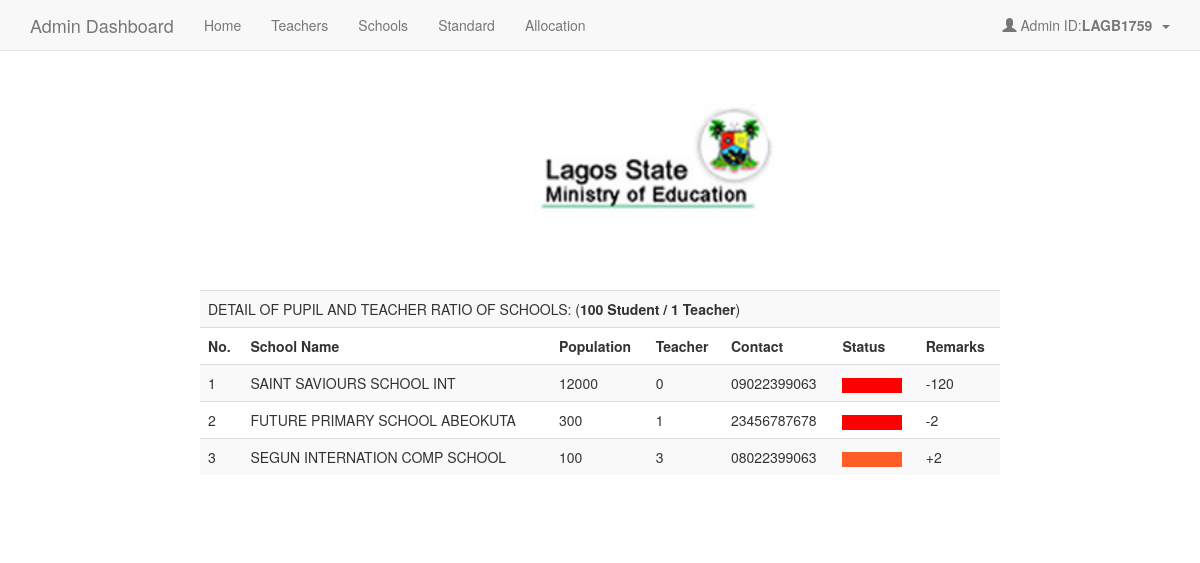
Page /login/detail.php (signed in) on the committed database.
### tables this page shows
CREATE TABLE `users` (
  `userId` int(11) NOT NULL,
  `userName` varchar(30) NOT NULL,
  `userEmail` varchar(60) NOT NULL,
  `userPass` varchar(255) NOT NULL
);

CREATE TABLE `standard_tbl` (
  `SN` int(255) NOT NULL,
  `standard_id` varchar(255) NOT NULL,
  `standard_name` varchar(255) NOT NULL,
  `standard_ratio` varchar(255) NOT NULL,
  `active` int(255) NOT NULL
);

CREATE TABLE `school_tbl` (
  `SN` int(255) NOT NULL,
  `school_id` varchar(255) NOT NULL,
  `school_name` varchar(255) NOT NULL,
  `school_location` varchar(255) NOT NULL,
  `school_contact` varchar(255) NOT NULL,
  `school_address` varchar(255) NOT NULL,
  `student_population` varchar(255) NOT NULL
);

### login/detail.php (the view, shortened to what this page needs)
<?php
	$conn = mysqli_connect('localhost','root','','lagoseduboard');
	$res=mysqli_query($conn,"SELECT * FROM users WHERE userId=".$_SESSION['user']);
	$userRow=mysqli_fetch_array($res);
?>
<!DOCTYPE html>
<html>
<head>
<link rel="stylesheet" href="assets/css/bootstrap.min.css">
<link rel="stylesheet" href="style.css" type="text/css" />
</head>
<body>
	<nav class="navbar navbar-default navbar-fixed-top">
      <div class="container">
        <div class="navbar-header">
          <a class="navbar-brand" href="#">Admin Dashboard </a>
        </div>
        <div id="navbar" class="navbar-collapse collapse">    <ul class="nav navbar-nav">            <li><a href="detail.php">Home</a></li><li><a href="teacher.php">Teachers</a></li>
            <li><a href="school.php">Schools</a></li>
<li><a href="standard.php">Standard</a></li>
<li><a href="assign.php">Allocation</a></li>
          </ul>
          <ul class="nav navbar-nav navbar-right">
            <li class="dropdown">
              <a href="#" class="dropdown-toggle" data-toggle="dropdown" role="button" aria-haspopup="true" aria-expanded="false">
			  <span class="glyphicon glyphicon-user"></span>&nbsp;Admin ID:<strong><?php echo $userRow['userName']; ?> </strong>&nbsp;<span class="caret"></span></a>
</li>
          </ul>
        </div>
      </div>
    </nav>
	<div id="wrapper">
<div style="background-image: url(onlineapp/ccslogo/header.jpg); background-repeat: no-repeat center center; background-size: cover; height: 200px"></div>
	<div class="container"><br>
	  <div class="col-lg-12">
		<div class="row">
			<div id="form-content"><br>
<table width="100%" border="0" class="table table-striped">
  <tr><?php $detailrate = mysqli_query($conn,"SELECT * FROM standard_tbl WHERE active='1'");
$rowrate=mysqli_fetch_array($detailrate);
$rate=$rowrate['standard_ratio'];
?>
    <td colspan="7">DETAIL OF PUPIL AND TEACHER RATIO OF SCHOOLS: (<strong><?php echo $rate." Student"." / "."1 Teacher"; ?></strong>)</td>
    </tr>
  <tr>
    <td><strong>No.</strong></td>
    <td><strong>School Name</strong></td>
    <td><strong>Population</strong></td>
    <td><strong>Teacher</strong></td>
    <td><strong>Contact</strong></td>
    <td><strong>Status</strong></td>
    <td><strong>Remarks</strong></td>
<?php
$conn = mysqli_connect('localhost','root','','lagoseduboard');
$detaila = mysqli_query($conn,"SELECT * FROM school_tbl");
$detailrate = mysqli_query($conn,"SELECT * FROM standard_tbl WHERE active='1'");
$rowrate=mysqli_fetch_array($detailrate);
$rate=$rowrate['standard_ratio'];
while ($detailfetcha=mysqli_fetch_array($detaila)){?>
<?php
@$no = $no + 1;
$school_id=$detailfetcha['school_id'];
$school_name=$detailfetcha['school_name'];
$school_contact=$detailfetcha['school_contact'];
$student_population=$detailfetcha['student_population'];
$teacher=0;
$query=mysqli_query($conn,"SELECT * FROM assign_tbl WHERE school_id='$school_id'");
while ($queryrow=mysqli_fetch_array($query)){@$teacher = @$teacher + 1;}
$potentialteacher=$student_population/$rate;
$remark = $teacher - $potentialteacher;
if ($remark > 0){$mark = "+";} else {$mark = "";}
if ($potentialteacher > $teacher){$stat="red.jpg";}
elseif ($potentialteacher < $teacher){$stat="orange.jpg";}
else{$stat="green.jpg";}
?>
<tr>
    <td><?php echo $no; ?></td>
    <td><?php echo $school_name; ?></td>
    <td><?php echo $student_population; ?></td>
    <td><?php echo $teacher; ?></td>
    <td><?php echo $school_contact; ?></td>
<td><a href="detail_school.php?page=null&school_id=<?php echo $school_id; ?>" title="<?php echo $school_id; ?>"><img name="" src="onlineapp/ccslogo/<?php echo $stat; ?>" width="60" height="15" alt=""></a></td>
    <td><?php echo $mark.$remark; ?></td>
</tr> <?php }?>
</table><br><br>
		  </div>
            </div>
	</div>
</div>
</div>
</body>
</html>

### login/style.css (style rules this page uses)
* { margin:0; padding:0; }
#wrapper { padding-top:50px; }

### login/detail.php (style rules this page uses)
#form-content { margin: 0 auto; width: 800px; }

### rows in the picture
users: userName "LAGB1759"
standard_tbl: standard_ratio "100"
school_tbl: no "1", school_name "SAINT SAVIOURS SCHOOL INT", student_population "12000", teacher "0", school_contact "09022399063", student_population.standard_ratio "-120"
school_tbl: no "2", school_name "FUTURE PRIMARY SCHOOL ABEOKUTA", student_population "300", teacher "1", school_contact "23456787678", student_population.standard_ratio "-2"
school_tbl: no "3", school_name "SEGUN INTERNATION COMP SCHOOL", student_population "100", teacher "3", school_contact "08022399063", shows a picture, student_population.standard_ratio "+", student_population.standard_ratio "2"
